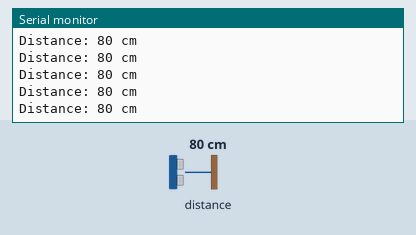
Bench run of a sketch on a simulated Arduino Uno, built with avr-gcc and run on an emulated ATmega328P. On the bench: the last lines printed to the serial monitor. Wiring (inferred from the names in the program): LIDAR-Lite range finder at I2C address 0x62. Inputs (shaded band) come from the test bench; at power-on: distance to the obstacle 80 cm.

Above: at 1.2 s.
1.3 s: distance to the obstacle set to 2 cm
At 1.34 s:
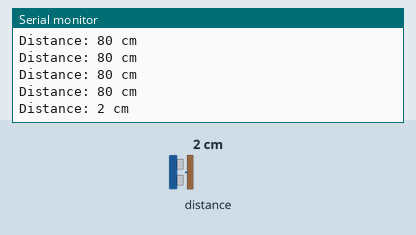
2.8 s: distance to the obstacle set to 4 cm
At 2.81 s:
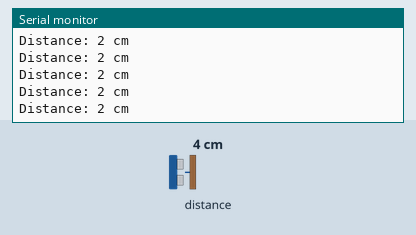
Timing chart, 0 to 5.8 s (numbered marks = the images above; inputs shaded):
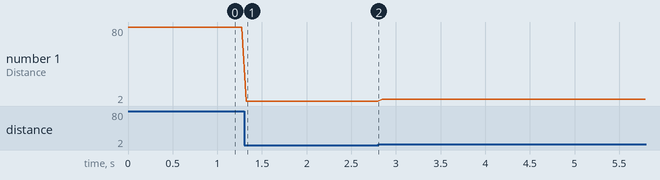

Measured:
- after the input at 1.3 s, the serial monitor: prints a new line at once (image 1)
- plotted number 1: 80 → 2 after the input at 1.3 s

The sketch:

pet_lidar.ino
```cpp
/* LIDAR-Lite v3 wiring (Arduino Uno R4):
 *   Pin 1 (Power)        -> 5V
 *   Pin 2 (GND)          -> GND
 *   Pin 3 (Mode control) -> unconnected
 *   Pin 4 (SCL)          -> SCL
 *   Pin 5 (SDA)          -> SDA
 *   Pin 6 (Power enable) -> 5V
 */

#include <Wire.h>
#include "LidarLiteV3.h"

LidarLiteV3 lidar;

void setup()
{
    Serial.begin(115200);
    while (!Serial);   /* wait for USB CDC to connect to host */

    Serial.println("LIDAR-Lite v3 — Arduino Uno R4");

    if (!lidar.begin()) {
        Serial.println("ERROR: LIDAR not found (I2C addr 0x62). Check wiring.");
        while (1) {}
    }
    Serial.println("LIDAR ready");
}

void loop()
{
    uint16_t cm;
    if (lidar.readDistance(cm)) {
        Serial.print("Distance: ");
        Serial.print(cm);
        Serial.println(" cm");
    } else {
        Serial.println("ERROR: measurement failed");
    }
    delay(50);
}
```

LidarLiteV3.cpp
```cpp
#include "LidarLiteV3.h"
#include <Arduino.h>

#define REG_ACQ_CMD     0x00
#define REG_STATUS      0x01
#define REG_DIST_BURST  0x8F  /* reads high + low byte in one burst */

#define CMD_BIAS        0x04
#define CMD_NO_BIAS     0x03
#define STATUS_BUSY     0x01
#define BIAS_INTERVAL   100
#define ACQ_TIMEOUT_MS  100

LidarLiteV3::LidarLiteV3(TwoWire &wire, uint8_t addr)
    : _wire(wire), _addr(addr), _readCount(0) {}

bool LidarLiteV3::begin()
{
    _wire.begin();
    _wire.setClock(400000);

    _wire.beginTransmission(_addr);
    return (_wire.endTransmission() == 0);
}

bool LidarLiteV3::writeReg(uint8_t reg, uint8_t val)
{
    _wire.beginTransmission(_addr);
    _wire.write(reg);
    _wire.write(val);
    return (_wire.endTransmission() == 0);
}

bool LidarLiteV3::readReg(uint8_t reg, uint8_t *buf, uint8_t len)
{
    _wire.beginTransmission(_addr);
    _wire.write(reg);
    if (_wire.endTransmission() != 0) return false;
    if (_wire.requestFrom(_addr, len) != len) return false;
    for (uint8_t i = 0; i < len; i++)
        buf[i] = _wire.read();
    return true;
}

bool LidarLiteV3::readDistance(uint16_t &distance_cm)
{
    uint8_t cmd = (_readCount % BIAS_INTERVAL == 0) ? CMD_BIAS : CMD_NO_BIAS;
    if (!writeReg(REG_ACQ_CMD, cmd)) return false;

    uint32_t deadline = millis() + ACQ_TIMEOUT_MS;
    uint8_t  status;
    do {
        if (!readReg(REG_STATUS, &status, 1)) return false;
        if (millis() > deadline) return false;
    } while (status & STATUS_BUSY);

    uint8_t raw[2];
    if (!readReg(REG_DIST_BURST, raw, 2)) return false;

    distance_cm = ((uint16_t)raw[0] << 8) | raw[1];
    _readCount++;
    return true;
}
```

LidarLiteV3.h
```cpp
#pragma once
#include <Wire.h>
#include <stdint.h>

class LidarLiteV3 {
public:
    explicit LidarLiteV3(TwoWire &wire = Wire, uint8_t addr = 0x62);

    /* Call in setup(). Returns false if the sensor is not reachable. */
    bool begin();

    /* Trigger a measurement and return distance in cm.
     * Returns false on I2C error or timeout. */
    bool readDistance(uint16_t &distance_cm);

private:
    TwoWire &_wire;
    uint8_t  _addr;
    uint32_t _readCount;

    bool writeReg(uint8_t reg, uint8_t val);
    bool readReg(uint8_t reg, uint8_t *buf, uint8_t len);
};
```
